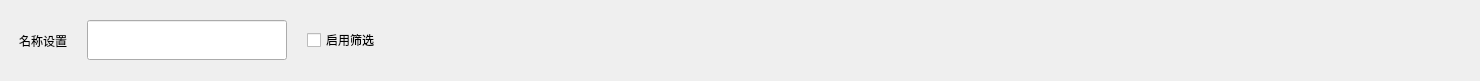
    <widget class="QWidget" name="widget_21" native="true">
     <property name="geometry">
      <rect>
       <x>0</x>
       <y>0</y>
       <width>1480</width>
       <height>81</height>
      </rect>
     </property>
     <property name="bordersB" stdset="0">
      <string notr="true">bottom</string>
     </property>
     <layout class="QHBoxLayout" name="horizontalLayout_29">
      <property name="spacing">
       <number>20</number>
      </property>
      <property name="leftMargin">
       <number>19</number>
      </property>
      <property name="topMargin">
       <number>0</number>
      </property>
      <property name="rightMargin">
       <number>0</number>
      </property>
      <property name="bottomMargin">
       <number>0</number>
      </property>
      <item>
       <widget class="QLabel" name="label_85">
        <property name="text">
         <string>名称设置</string>
        </property>
       </widget>
      </item>
      <item>
       <widget class="QLineEdit" name="lineEdit_7">
        <property name="minimumSize">
         <size>
          <width>200</width>
          <height>40</height>
         </size>
        </property>
        <property name="maximumSize">
         <size>
          <width>200</width>
          <height>40</height>
         </size>
        </property>
       </widget>
      </item>
      <item>
       <widget class="QCheckBox" name="checkBox_3">
        <property name="text">
         <string>启用筛选</string>
        </property>
       </widget>
      </item>
      <item>
       <spacer name="horizontalSpacer_3">
        <property name="orientation">
         <enum>Qt::Horizontal</enum>
        </property>
        <property name="sizeHint" stdset="0">
         <size>
          <width>40</width>
          <height>20</height>
         </size>
        </property>
       </spacer>
      </item>
     </layout>
    </widget>
